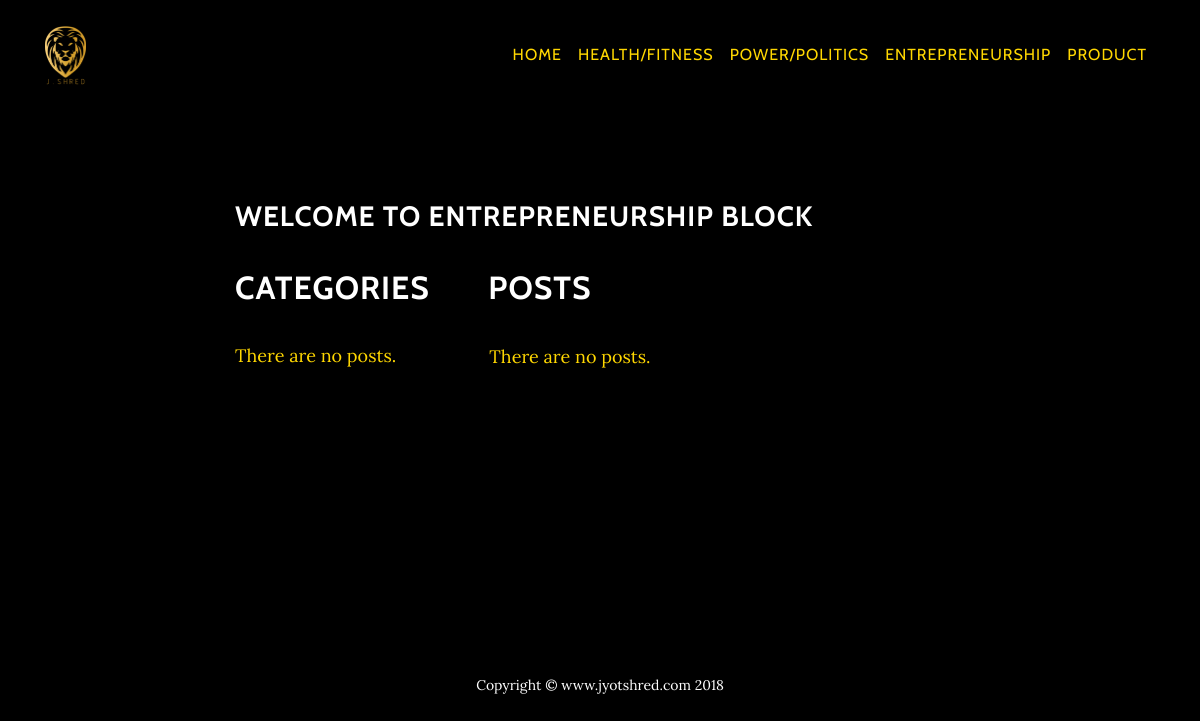
Before: /entrepreneurship/ with the older database file.
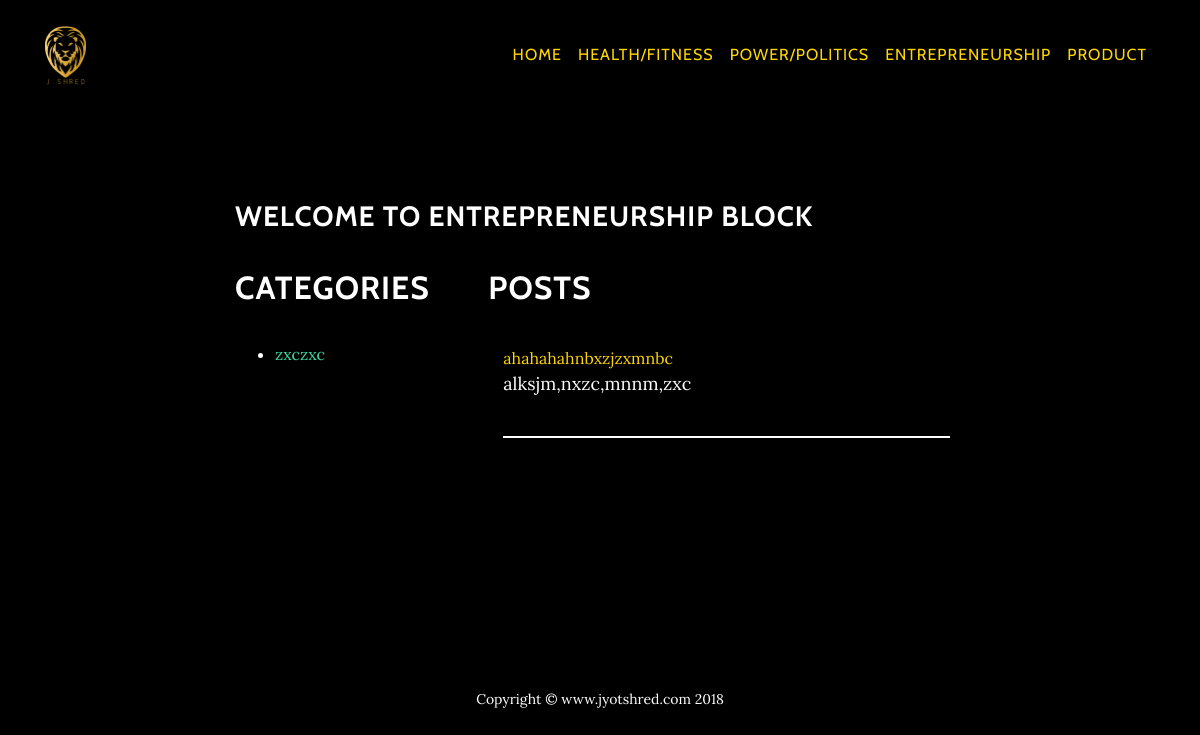
After: the same page with the newer database file.
### entrepreneurship/models.py (models this page shows, shortened)
class Category(models.Model):
    title = models.CharField(max_length=100, db_index=True)
    slug = models.SlugField(max_length=100, db_index=True)
    @permalink
    def get_absolute_url(self):
        return ('view_blog_category', None, { 'slug': self.slug })

class Blog(models.Model):
    title = models.CharField(max_length=100, unique=True)
    slug = models.SlugField(max_length=100, unique=True)
    body = models.TextField()
    posted = models.DateTimeField(db_index=True, auto_now_add=True)
    category = models.ForeignKey('entrepreneurship.Category')
    @permalink
    def get_absolute_url(self):
        return ('view_blog_post', None, { 'slug': self.slug })

### entrepreneurship/views.py (the view)
# urls.py: url(r'^entrepreneurship/',include('entrepreneurship.urls')),
def entrepreneurship(request):
    return render_to_response('entrepreneur/index.html', {
        'categories': Category.objects.all(),
        'posts': Blog.objects.all().order_by("-posted")[:5]
    })

### templates/entrepreneur/index.html (shortened to what this page needs)
{% extends 'entrepreneur/base.html' %}
{% block title %}Welcome to Entrepreneurship block{% endblock %}
{% block content %}
  	<div class="row">
    	<div class="col-md-4">
    		<h2>Categories</h2>
		    {% if categories %}
		        <ul>
		        {% for category in categories %}
		            <li style="text-align: left"><a href="{{ category.get_absolute_url }}">{{ category.title }}</a></li>
		        {% endfor %}
		        </ul>
		    {% else %}
		        <p style="color: #FFD700; text-align: left">There are no posts.</p>
		    {% endif %}
    	</div>
    	<div class="col-md-8">
    		<h2>Posts</h2>
    		{% if posts %}
    		<div class="container">
	    		<div class="panel-group">
	    			{% for post in posts %}
		    			<div class="panel panel-default" style="border-bottom: 2px solid; border-color: white;padding-bottom: 2px;padding-top: 4px">
      						<div class="panel-heading"><a id="asdf" href="{{ post.get_absolute_url }}" style="color: #FFD700">{{ post.title }}</a></div>
      						<div class="panel-body" ><span class="show-read-more">{{ post.body|safe }}</span></div>
    					</div>
    				{% endfor %}
	    		</div>
		    </div>
		    {% else %}
    			<div class="card card-outline-primary mb-3 text-center" style="background-color: black">
  					<div class="card-block">
    					<blockquote class="card-blockquote">
        					<p style="color: #FFD700; text-align: left">There are no posts.</p>
        				</blockquote>
  					</div>
				</div>
    		{% endif %}
    	</div>
  	</div>
{% endblock %}

Changed rows visible on the page:
added Category: title "zxczxc"
added Blog: title "ahahahahnbxzjzxmnbc", body "alksjm,nxzc,mnnm,zxc"
Other visible differences:
text no longer shown: "There are no posts. There are no posts."
